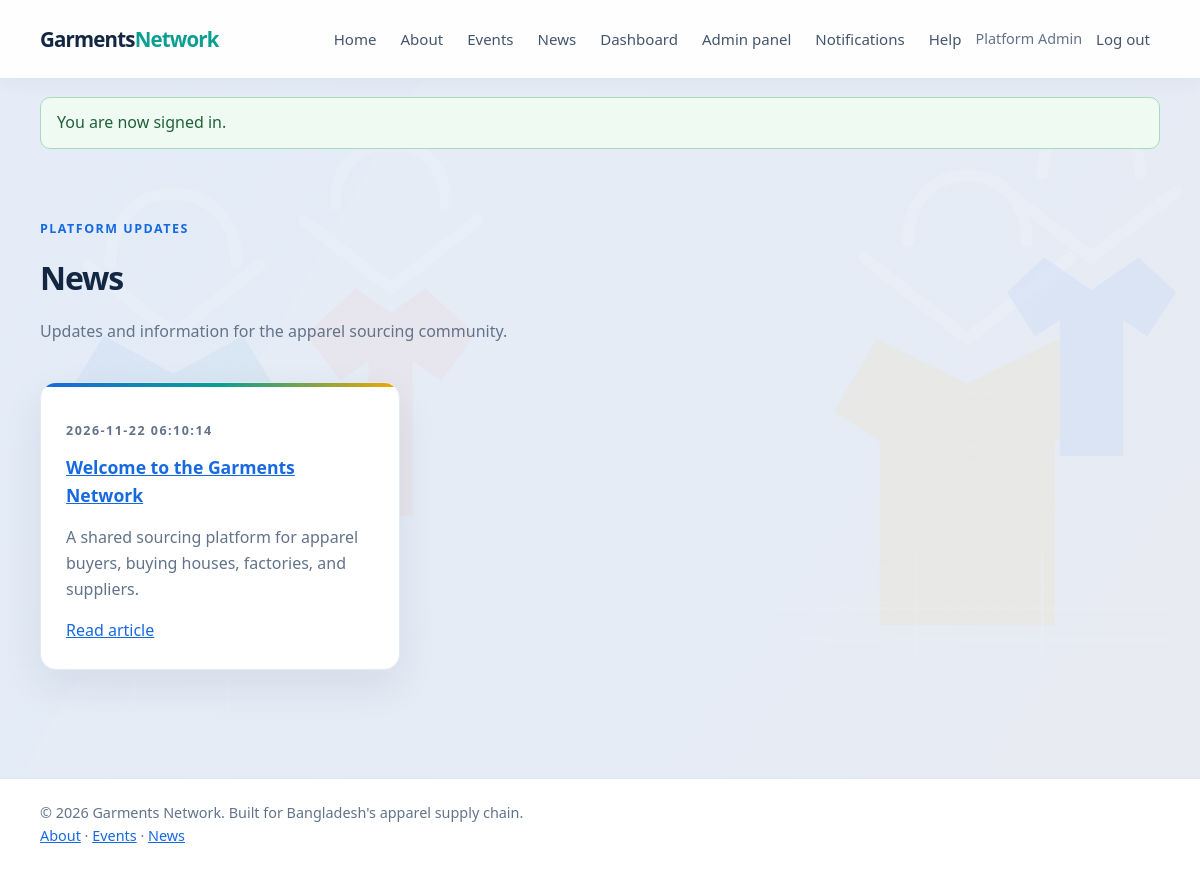
Page /news/index.php (signed in) on the committed database.
### tables this page shows
CREATE TABLE users (
    id BIGINT UNSIGNED AUTO_INCREMENT PRIMARY KEY,
    role_id TINYINT UNSIGNED NOT NULL,
    name VARCHAR(120) NOT NULL,
    email VARCHAR(190) NOT NULL UNIQUE,
    password_hash VARCHAR(255) NOT NULL,
    status ENUM('active', 'suspended') NOT NULL DEFAULT 'active',
    created_at TIMESTAMP NOT NULL DEFAULT CURRENT_TIMESTAMP,
    updated_at TIMESTAMP NOT NULL DEFAULT CURRENT_TIMESTAMP ON UPDATE CURRENT_TIMESTAMP,
    CONSTRAINT fk_users_role FOREIGN KEY (role_id) REFERENCES roles(id),
    INDEX idx_users_role_status (role_id, status)
);

CREATE TABLE news_articles (
    id BIGINT UNSIGNED AUTO_INCREMENT PRIMARY KEY,
    title VARCHAR(190) NOT NULL,
    slug VARCHAR(210) NOT NULL UNIQUE,
    summary TEXT NULL,
    content MEDIUMTEXT NOT NULL,
    status ENUM('draft', 'published', 'archived') NOT NULL DEFAULT 'draft',
    author_id BIGINT UNSIGNED NULL,
    published_at DATETIME NULL,
    created_at TIMESTAMP NOT NULL DEFAULT CURRENT_TIMESTAMP,
    CONSTRAINT fk_news_author FOREIGN KEY (author_id) REFERENCES users(id) ON DELETE SET NULL,
    INDEX idx_news_status_published (status, published_at)
);

### includes/functions.php (called while the page is built, shortened)
<?php
function e(?string $value): string
{
    return htmlspecialchars($value ?? '', ENT_QUOTES | ENT_SUBSTITUTE, 'UTF-8');
}
function app_url(string $path = ''): string
{
    $projectRoot = realpath(__DIR__ . DIRECTORY_SEPARATOR . '..');
    $base = '';
    $scriptFile = isset($_SERVER['SCRIPT_FILENAME']) ? realpath($_SERVER['SCRIPT_FILENAME']) : false;
    $scriptName = str_replace('\\', '/', (string) ($_SERVER['SCRIPT_NAME'] ?? ''));
    if ($projectRoot !== false && $scriptFile !== false) {
        $normalizedRoot = rtrim(str_replace('\\', '/', $projectRoot), '/');
        $normalizedScript = str_replace('\\', '/', $scriptFile);
        $rootPrefix = $normalizedRoot . '/';
        if (stripos($normalizedScript, $rootPrefix) === 0) {
            $relativeScript = substr($normalizedScript, strlen($rootPrefix));
            if ($relativeScript !== '' && strlen($scriptName) >= strlen($relativeScript)) {
                $scriptSuffix = substr($scriptName, -strlen($relativeScript));
                if (strcasecmp($scriptSuffix, $relativeScript) === 0) {
                    $base = rtrim(substr($scriptName, 0, -strlen($relativeScript)), '/');
                }
            }
        }
        if ($base === '') {
            $documentRoot = isset($_SERVER['DOCUMENT_ROOT']) ? realpath($_SERVER['DOCUMENT_ROOT']) : false;
            $normalizedDocumentRoot = $documentRoot === false
                ? ''
                : rtrim(str_replace('\\', '/', $documentRoot), '/');
            $normalizedProject = str_replace('\\', '/', $projectRoot);
        }
    }
    $path = ltrim($path, '/');
    return $base . ($path === '' ? '' : '/' . $path);
}
function take_flash(): ?array
{
    $flash = $_SESSION['flash'];
    return $flash;
}

### includes/db.php (called while the page is built, shortened)
<?php
function db(): PDO
{
    static $connection = null;
    if ($connection instanceof PDO) {
        return $connection;
    }
    $host = getenv('DB_HOST') ?: '127.0.0.1';
    $database = getenv('DB_NAME') ?: 'garments_network';
    $username = getenv('DB_USER') ?: 'root';
    $password = getenv('DB_PASSWORD') ?: '';
    $charset = 'utf8mb4';
    $dsn = "mysql:host={$host};dbname={$database};charset={$charset}";
    $connection = new PDO($dsn, $username, $password, [
        PDO::ATTR_ERRMODE => PDO::ERRMODE_EXCEPTION,
        PDO::ATTR_DEFAULT_FETCH_MODE => PDO::FETCH_ASSOC,
        PDO::ATTR_EMULATE_PREPARES => false,
    ]);
    return $connection;
}

### includes/auth.php (called while the page is built, shortened)
<?php
require_once __DIR__ . '/db.php';
require_once __DIR__ . '/functions.php';
function current_user(): ?array
{
    $statement = db()->prepare(
        'SELECT users.id, users.name, users.email, users.status, roles.slug AS role
         FROM users INNER JOIN roles ON roles.id = users.role_id
         WHERE users.id = :user_id LIMIT 1'
    );
    $statement->execute(['user_id' => $_SESSION['user']['id']]);
    $user = $statement->fetch();
    unset($user['status']);
    $cachedUser = $user;
    return $cachedUser;
}

### news/index.php (the view, shortened to what this page needs)
<?php
require_once __DIR__ . '/../includes/auth.php';
$articles = db()->query(
    "SELECT id, title, slug, summary, content, published_at
     FROM news_articles WHERE status = 'published' AND published_at <= CURRENT_TIMESTAMP
     ORDER BY published_at DESC LIMIT 50"
)->fetchAll();
require __DIR__ . '/../includes/header.php';
?>
<main class="container">
    <section class="page-heading"><p class="eyebrow">Platform updates</p><h1>News</h1><p>Updates and information for the apparel sourcing community.</p></section>
    <section class="feature-grid">
        <?php foreach ($articles as $article): ?><article class="card">
            <p class="eyebrow"><?= e($article['published_at']) ?></p>
            <h2><a href="<?= e(app_url('news/view.php?slug=' . rawurlencode($article['slug']))) ?>"><?= e($article['title']) ?></a></h2>
            <p><?= e($article['summary'] ?? '') ?></p>
            <a href="<?= e(app_url('news/view.php?slug=' . rawurlencode($article['slug']))) ?>">Read article</a>
        </article><?php endforeach; ?>
    </section>
</main>
<?php require __DIR__ . '/../includes/footer.php'; ?>

### includes/header.php (shortened to what this page needs)
<?php
require_once __DIR__ . '/auth.php';
$signedInUser = current_user();
$flashMessage = take_flash();
?>
<!doctype html>
<html lang="en">
<head>
    <link rel="stylesheet" href="<?= e(app_url('assets/css/style.css')) ?>">
</head>
<body>
<header class="site-header">
    <div class="container nav-wrap">
        <a class="brand" href="<?= e(app_url('index.php')) ?>">Garments<span>Network</span></a>
        <nav aria-label="Main navigation">
            <a href="<?= e(app_url('index.php')) ?>">Home</a>
            <a href="<?= e(app_url('about.php')) ?>">About</a>
            <a href="<?= e(app_url('events/index.php')) ?>">Events</a>
            <a href="<?= e(app_url('news/index.php')) ?>">News</a>
            <?php if ($signedInUser !== null): ?>
                <a href="<?= e(app_url('dashboard.php')) ?>">Dashboard</a>
                <?php if ($signedInUser['role'] === 'admin'): ?>
                    <a href="<?= e(app_url('admin/index.php')) ?>">Admin panel</a>
                <?php endif; ?>
                <?php
                $unreadStatement = db()->prepare('SELECT COUNT(*) FROM notifications WHERE user_id = :user_id AND read_at IS NULL');
                $unreadStatement->execute(['user_id' => $signedInUser['id']]);
                $unreadCount = (int) $unreadStatement->fetchColumn();
                ?>
                <a href="<?= e(app_url('notifications/index.php')) ?>">Notifications<?= $unreadCount > 0 ? ' (' . $unreadCount . ')' : '' ?></a>
                <a href="<?= e(app_url('complaints/index.php')) ?>">Help</a>
                <span class="nav-user"><?= e($signedInUser['name']) ?></span>
                <form class="nav-form" method="post" action="<?= e(app_url('auth/logout.php')) ?>">
                    <button class="link-button" type="submit">Log out</button>
                </form>
            <?php else: ?>
                <a href="<?= e(app_url('auth/login.php')) ?>">Log in</a>
                <a class="nav-cta" href="<?= e(app_url('auth/register.php')) ?>">Register</a>
            <?php endif; ?>
        </nav>
    </div>
</header>
<?php if ($flashMessage !== null): ?>
    <div class="container">
        <div class="alert alert-<?= e($flashMessage['type']) ?>" role="status"><?= e($flashMessage['message']) ?></div>
    </div>
<?php endif; ?>

### assets/css/style.css (style rules this page uses)
:root { color-scheme: light; --blue: #1769e0; --blue-dark: #104fae; --ink: #132742; --muted: #62738a; --border: #dce5f0; --surface: #ffffff; --background: #e8eef7; --teal: #0c9f91; --amber: #f2a900; --coral: #ef6b55; --shadow: 0 16px 40px rgba(19, 39, 66, .08); }
* { box-sizing: border-box; }
body { margin: 0; background: var(--background); color: var(--ink); font: 16px/1.6 "Segoe UI", Arial, sans-serif; }
a { color: var(--blue); }
.container { width: min(1120px, calc(100% - 40px)); margin: 0 auto; }
.site-header { background: var(--surface); border-bottom: 1px solid var(--border); }
.nav-wrap { min-height: 72px; display: flex; align-items: center; justify-content: space-between; gap: 20px; }
.brand { color: var(--ink); font-size: 1.15rem; font-weight: 800; text-decoration: none; }
.brand span { color: var(--blue); }
nav { display: flex; align-items: center; gap: 22px; }
nav a, .link-button { color: #344a63; text-decoration: none; font: inherit; }
.nav-user { color: var(--muted); font-size: .9rem; }
.nav-form { display: inline; margin: 0; }
.link-button { padding: 0; border: 0; background: none; cursor: pointer; }
.eyebrow { color: var(--blue); font-size: .78rem; font-weight: 800; letter-spacing: .12em; text-transform: uppercase; }
.feature-grid { display: grid; grid-template-columns: repeat(3, 1fr); gap: 18px; padding-bottom: 64px; }
.card, .form-card { padding: 25px; border: 1px solid var(--border); border-radius: 10px; background: var(--surface); box-shadow: 0 8px 24px rgba(18, 53, 89, .04); }
.card h2 { margin-top: 0; font-size: 1.1rem; }
.card p, .page-heading p:not(.eyebrow) { color: var(--muted); }
.form-card h1, .page-heading h1 { margin: 4px 0 20px; font-size: 2rem; }
.alert { margin: 18px auto; padding: 12px 16px; border-radius: 6px; }
.alert-success { border: 1px solid #a8d9bc; background: #effaf3; color: #21613a; }
.page-heading { padding: 46px 0 22px; }
.page-heading h1 { margin-bottom: 4px; }
html { scroll-behavior: smooth; }
body { background: linear-gradient(rgba(232, 238, 247, .88), rgba(232, 238, 247, .88)), url("../images/fashion-background.svg") center top / cover fixed, var(--background); }
.site-header { position: relative; z-index: 2; background: rgba(255, 255, 255, .94); box-shadow: 0 4px 20px rgba(19, 39, 66, .04); }
.nav-wrap { min-height: 78px; }
.brand { font-size: 1.28rem; letter-spacing: -.04em; }
.brand span { color: var(--teal); }
nav { gap: 8px; }
nav a, .link-button { padding: 8px 10px; border-radius: 8px; color: #43556d; font-size: .94rem; transition: color .18s ease, background .18s ease; }
.nav-form .link-button { padding: 8px 10px; }
.feature-grid { gap: 20px; }
.card, .form-card { border-color: #e3eaf3; border-radius: 16px; box-shadow: var(--shadow); }
.feature-grid .card { position: relative; overflow: hidden; transition: transform .2s ease, box-shadow .2s ease; }
.feature-grid .card::before { position: absolute; inset: 0 0 auto; height: 4px; background: linear-gradient(90deg, var(--blue), var(--teal), var(--amber)); content: ""; }
.page-heading { padding-top: 40px; }
.page-heading h1, .form-card h1 { letter-spacing: -.035em; }
.alert { border-radius: 10px; }
.nav-wrap { flex-wrap: wrap; }
.nav-wrap > nav { min-width: 0; flex: 1 1 650px; flex-wrap: wrap; justify-content: flex-end; gap: 4px; }
.nav-wrap nav a { white-space: nowrap; }
.nav-wrap .nav-user { max-width: 140px; overflow: hidden; text-overflow: ellipsis; white-space: nowrap; }
.nav-wrap .nav-form { flex: 0 0 auto; }
.nav-wrap .nav-form .link-button { white-space: nowrap; }

### rows in the picture
users: name "Platform Admin"
news_articles: published_at "2026-11-22 06:10:14", title "Welcome to the Garments Network", summary "A shared sourcing platform for apparel buyers, buying houses, factories, and suppliers."

### other values in the picture
$flashMessage['message'] "You are now signed in."
